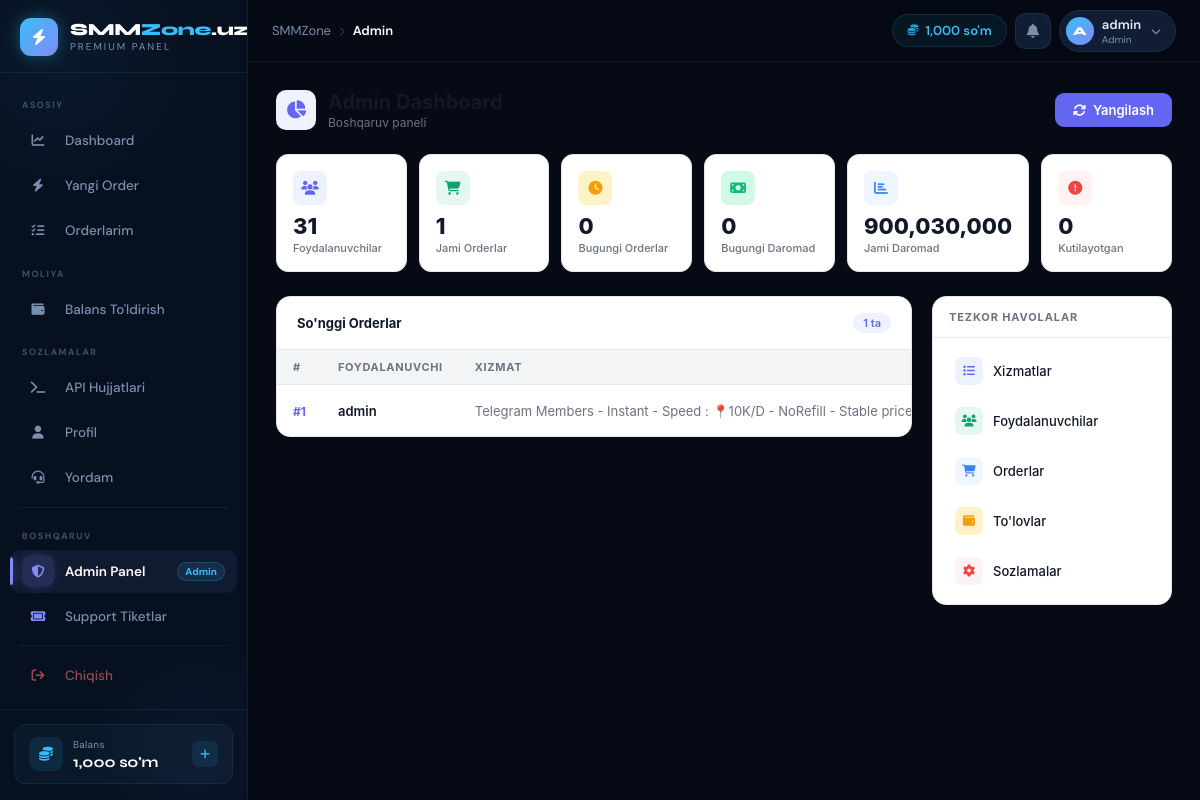
Page /admin/ (signed in) on the earlier database version.
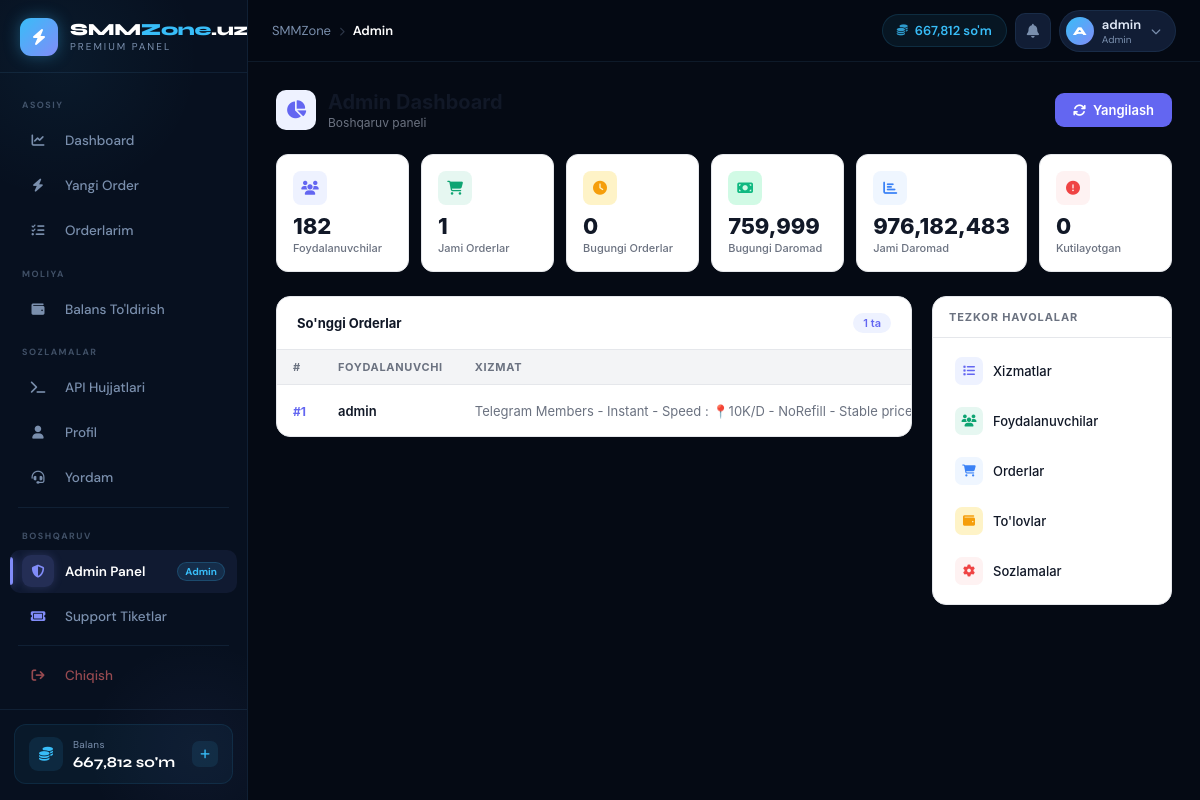
Same page on the later database version.
### tables this page shows
CREATE TABLE users (
    id           INTEGER PRIMARY KEY AUTOINCREMENT,
    username     TEXT UNIQUE NOT NULL,
    email        TEXT UNIQUE NOT NULL,
    password     TEXT NOT NULL,
    balance      REAL DEFAULT 0,
    role         TEXT DEFAULT 'user',
    api_key      TEXT UNIQUE,
    total_spent  REAL DEFAULT 0,
    total_orders INTEGER DEFAULT 0,
    ref_code     TEXT UNIQUE,
    referred_by  INTEGER,
    ref_earnings REAL DEFAULT 0,
    is_active    INTEGER DEFAULT 1,
    created_at   TEXT DEFAULT (datetime('now'))
);

### services/admin_service.py (the view)
@admin_bp.route("/")
@admin_required
def dashboard():
    db    = get_db()
    today = __import__("datetime").datetime.now().strftime("%Y-%m-%d")
    stats = {
        "total_users":    db.execute("SELECT COUNT(*) FROM users").fetchone()[0],
        "total_orders":   db.execute("SELECT COUNT(*) FROM orders").fetchone()[0],
        "today_orders":   db.execute("SELECT COUNT(*) FROM orders WHERE date(created_at)=?", (today,)).fetchone()[0],
        "today_revenue":  db.execute("SELECT COALESCE(SUM(amount),0) FROM deposits WHERE date(created_at)=? AND status='completed'", (today,)).fetchone()[0],
        "total_revenue":  db.execute("SELECT COALESCE(SUM(amount),0) FROM deposits WHERE status='completed'").fetchone()[0],
        "pending_orders": db.execute("SELECT COUNT(*) FROM orders WHERE status IN ('Pending','Processing')").fetchone()[0],
        "pending_deps":   db.execute("SELECT COUNT(*) FROM deposits WHERE status='pending'").fetchone()[0],
    }
    recent_orders = r2l(db.execute(
        "SELECT o.id, o.status, o.price, o.quantity, o.created_at, "
        "u.username, s.name as svc_name "
        "FROM orders o "
        "JOIN users u ON o.user_id=u.id "
        "JOIN services s ON o.service_id=s.id "
        "ORDER BY o.created_at DESC LIMIT 10"
    ).fetchall())
    return render_template("admin/admin_dashboard.html", stats=stats, recent=recent_orders)

### database/db.py (called while the page is built)
def get_db():
    if "db" not in g:
        g.db = sqlite3.connect(DATABASE)
        g.db.row_factory = sqlite3.Row
    return g.db

def r2l(rows):
    return [dict(row) for row in rows]

### main.py (called while the page is built)
@app.context_processor
def inject_globals():
    user_balance = 0
    if "user_id" in session:
        db = get_db()
        u  = db.execute("SELECT balance FROM users WHERE id=?", (session["user_id"],)).fetchone()
        if u: user_balance = u["balance"]
        session["balance"] = user_balance
    return {"site_name": Config.SITE_NAME, "user_balance": user_balance}

### templates/admin/admin_dashboard.html (shortened to what this page needs)
{% extends "base.html" %}
{% block content %}
<div class="ad-wrap">
  <div class="ad-header">
    <div class="ad-header-left">
      <div class="ad-header-icon"><i class="fas fa-chart-pie"></i></div>
      <div>
        <h1>Admin Dashboard</h1>
        <div class="ad-header-sub">Boshqaruv paneli</div>
      </div>
    </div>
    <form method="POST" action="/admin/orders/sync">
      <button class="ad-sync-btn">
        <i class="fas fa-sync"></i> Yangilash
      </button>
    </form>
  </div>
  <div class="ad-stats">
    <div class="ad-stat">
      <div class="ad-stat-top">
        <div class="ad-stat-icon purple"><i class="fas fa-users"></i></div>
      </div>
      <div class="ad-stat-val">{{ stats.total_users }}</div>
      <div class="ad-stat-lbl">Foydalanuvchilar</div>
    </div>
    <div class="ad-stat">
      <div class="ad-stat-top">
        <div class="ad-stat-icon teal"><i class="fas fa-shopping-cart"></i></div>
      </div>
      <div class="ad-stat-val">{{ stats.total_orders }}</div>
      <div class="ad-stat-lbl">Jami Orderlar</div>
    </div>
    <div class="ad-stat">
      <div class="ad-stat-top">
        <div class="ad-stat-icon yellow"><i class="fas fa-clock"></i></div>
      </div>
      <div class="ad-stat-val">{{ stats.today_orders }}</div>
      <div class="ad-stat-lbl">Bugungi Orderlar</div>
    </div>
    <div class="ad-stat">
      <div class="ad-stat-top">
        <div class="ad-stat-icon green"><i class="fas fa-money-bill"></i></div>
      </div>
      <div class="ad-stat-val">{{ "{:,.0f}".format(stats.today_revenue) }}</div>
      <div class="ad-stat-lbl">Bugungi Daromad</div>
    </div>
    <div class="ad-stat">
      <div class="ad-stat-top">
        <div class="ad-stat-icon blue"><i class="fas fa-chart-bar"></i></div>
      </div>
      <div class="ad-stat-val">{{ "{:,.0f}".format(stats.total_revenue) }}</div>
      <div class="ad-stat-lbl">Jami Daromad</div>
    </div>
    <div class="ad-stat">
      <div class="ad-stat-top">
        <div class="ad-stat-icon red"><i class="fas fa-exclamation-circle"></i></div>
      </div>
      <div class="ad-stat-val">{{ stats.pending_orders }}</div>
      <div class="ad-stat-lbl">Kutilayotgan</div>
    </div>
  </div>
  <div class="ad-layout">
    <div class="ad-card">
      <div class="ad-card-head">
        <div class="ad-card-title">So'nggi Orderlar</div>
        <span class="ad-card-badge">{{ recent|length }} ta</span>
      </div>
      <div class="ad-table-wrap">
        <table class="ad-table">
          <thead>
            <tr>
              <th>#</th>
              <th>Foydalanuvchi</th>
              <th>Xizmat</th>
            </tr>
          </thead>
          <tbody>
          {% for o in recent %}
          <tr>
            <td><span class="ad-order-id">#{{ o.id }}</span></td>
            <td><span class="ad-username">{{ o.username }}</span></td>
            <td><span class="ad-svc-name" title="{{ o.svc_name }}">{{ o.svc_name }}</span></td>
          </tr>
          {% endfor %}
          </tbody>
        </table>
      </div>
    </div>
    <div class="ad-sidebar">
      <div class="ad-quick-card">
        <div class="ad-quick-head">Tezkor havolalar</div>
        <div class="ad-quick-links">
          <a href="/admin/services" class="ad-quick-link purple">
            <i class="fas fa-list"></i> Xizmatlar
          </a>
          <a href="/admin/users" class="ad-quick-link teal">
            <i class="fas fa-users"></i> Foydalanuvchilar
          </a>
          <a href="/admin/orders" class="ad-quick-link blue">
            <i class="fas fa-shopping-cart"></i> Orderlar
          </a>
          <a href="/admin/payments" class="ad-quick-link yellow">
            <i class="fas fa-wallet"></i> To'lovlar
          </a>
          <a href="/admin/settings" class="ad-quick-link red">
            <i class="fas fa-cog"></i> Sozlamalar
          </a>
        </div>
      </div>
    </div>
  </div>
</div>
{% endblock %}

### templates/base.html (shortened to what the changed rows need)
<!DOCTYPE html>
<html lang="uz">
<head>
<link rel="stylesheet" href="https://cdnjs.cloudflare.com/ajax/libs/font-awesome/6.5.0/css/all.min.css">
</head>
<body>
{% if 'user_id' in session %}
<aside class="sidebar" id="sidebar">
  <a href="/dashboard" class="sidebar-brand">
    <div class="brand-icon"><i class="fas fa-bolt"></i></div>
    <div class="brand-text">
      <div class="brand-name">SMM<span>Zone</span>.uz</div>
      <div class="brand-tag">PREMIUM PANEL</div>
    </div>
  </a>
  <nav class="sidebar-nav">
    <div class="nav-section-label">Asosiy</div>
    <a href="/dashboard" class="nav-item {% if request.path == '/dashboard' %}active{% endif %}">
      <div class="nav-item-icon"><i class="fas fa-chart-line"></i></div>
      <span class="nav-item-label">Dashboard</span>
    </a>
    <a href="/new-order" class="nav-item {% if request.path == '/new-order' %}active{% endif %}">
      <div class="nav-item-icon"><i class="fas fa-bolt"></i></div>
      <span class="nav-item-label">Yangi Order</span>
    </a>
    <a href="/orders" class="nav-item {% if request.path == '/orders' %}active{% endif %}">
      <div class="nav-item-icon"><i class="fas fa-list-check"></i></div>
      <span class="nav-item-label">Orderlarim</span>
    </a>
    <div class="nav-section-label">Moliya</div>
    <a href="/add-funds" class="nav-item {% if request.path == '/add-funds' %}active{% endif %}">
      <div class="nav-item-icon"><i class="fas fa-wallet"></i></div>
      <span class="nav-item-label">Balans To'ldirish</span>
    </a>
    <div class="nav-section-label">Sozlamalar</div>
    <a href="/api-docs" class="nav-item {% if request.path == '/api-docs' %}active{% endif %}">
      <div class="nav-item-icon"><i class="fas fa-terminal"></i></div>
      <span class="nav-item-label">API Hujjatlari</span>
    </a>
    <a href="/profile" class="nav-item {% if request.path == '/profile' %}active{% endif %}">
      <div class="nav-item-icon"><i class="fas fa-user"></i></div>
      <span class="nav-item-label">Profil</span>
    </a>
    <a href="/support" class="nav-item {% if request.path == '/support' %}active{% endif %}">
      <div class="nav-item-icon"><i class="fas fa-headset"></i></div>
      <span class="nav-item-label">Yordam</span>
    </a>
    {% if session.role == 'admin' %}
    <div class="nav-section-label">Boshqaruv</div>
    <a href="/admin/" class="nav-item is-admin {% if request.path == '/admin/' %}active{% endif %}">
      <div class="nav-item-icon"><i class="fas fa-shield-halved"></i></div>
      <span class="nav-item-label">Admin Panel</span>
      <span class="nav-item-badge">Admin</span>
    </a>
    <a href="/admin/support" class="nav-item is-admin {% if request.path == '/admin/support' %}active{% endif %}">
      <div class="nav-item-icon"><i class="fas fa-ticket"></i></div>
      <span class="nav-item-label">Support Tiketlar</span>
    </a>
    {% endif %}
    <a href="/logout" class="nav-item is-logout">
      <div class="nav-item-icon"><i class="fas fa-arrow-right-from-bracket"></i></div>
      <span class="nav-item-label">Chiqish</span>
    </a>
  </nav>
  <div class="sidebar-footer">
    <div class="sidebar-balance">
      <div class="sb-bal-icon"><i class="fas fa-coins"></i></div>
      <div>
        <div class="sb-bal-label">Balans</div>
        <div class="sb-bal-val">{{ "{:,.0f}".format(user_balance) }} so'm</div>
      </div>
      <a href="/add-funds" class="sb-bal-link" title="To'ldirish">
        <i class="fas fa-plus"></i>
      </a>
    </div>
  </div>
</aside>
<div class="main-wrap">
  <header class="topbar">
    <div class="topbar-breadcrumb">
      <span>SMMZone</span>
      <span class="bc-sep"><i class="fas fa-chevron-right" style="font-size:9px"></i></span>
      <span class="bc-current">
        {% if '/dashboard' in request.path %}Dashboard
        {% elif '/new-order' in request.path %}Yangi Order
        {% elif '/orders' in request.path %}Orderlarim
        {% elif '/add-funds' in request.path %}Balans
        {% elif '/profile' in request.path %}Profil
        {% elif '/api-docs' in request.path %}API
        {% elif '/support' in request.path %}Yordam
        {% elif '/admin' in request.path %}Admin
        {% else %}Sahifa{% endif %}
      </span>
    </div>
    <div class="topbar-right">
      <div class="topbar-balance">
        <i class="fas fa-coins"></i>
        <span>{{ "{:,.0f}".format(user_balance) }} so'm</span>
      </div>
      <a href="#" class="topbar-notif" title="Bildirishnomalar">
        <i class="fas fa-bell"></i>
      </a>
      <a href="/profile" class="topbar-user">
        <div class="topbar-user-avatar">{{ session.username[0].upper() if session.username else 'U' }}</div>
        <div>
          <div class="topbar-user-name">{{ session.username }}</div>
          <div class="topbar-user-role">{% if session.role == 'admin' %}Admin{% else %}Foydalanuvchi{% endif %}</div>
        </div>
        <i class="fas fa-chevron-down"></i>
      </a>
    </div>
  </header>
  <main class="content">
    {% block content %}{% endblock %}
  </main>
</div>
{% else %}
{% block auth_content %}{% endblock %}
{% endif %}
</body>
</html>

Differences in the rows shown:
changed users: balance "1,000" → "667,812"
Other differences:
{{ stats.total_users }}: "31" → "182"
{{ "{:,.0f}".format(stats.today_revenue) }}: "0" → "759,999"
{{ "{:,.0f}".format(stats.total_revenue) }}: "900,030,000" → "976,182,483"
